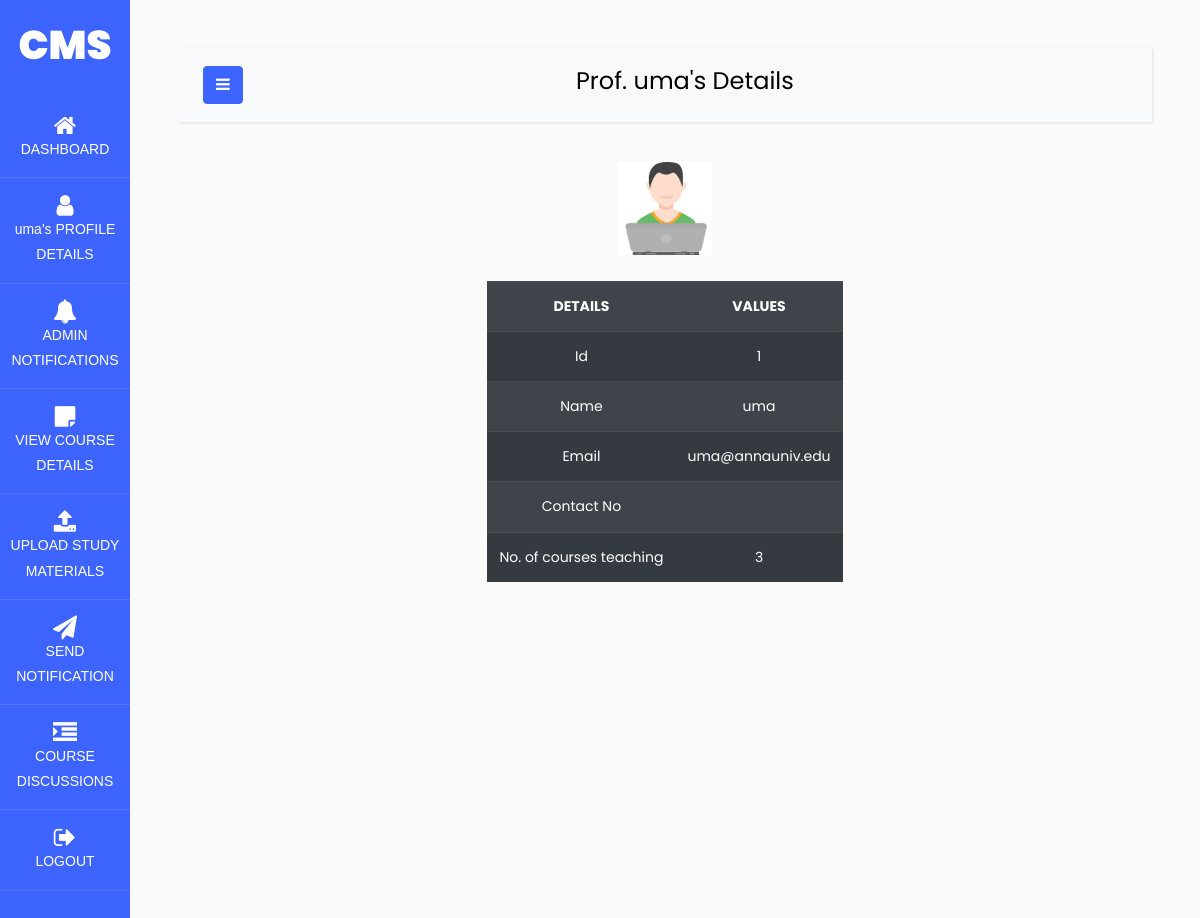
/professor/professor_profile_details.php (signed in), run on the app's committed database.
### tables this page shows
CREATE TABLE `prof_details` (
  `profno` bigint(20) UNSIGNED NOT NULL,
  `name` varchar(30) NOT NULL,
  `password` varchar(20) NOT NULL,
  `email` varchar(30) DEFAULT NULL,
  `contactno` bigint(20) DEFAULT NULL
);

### professor/professor_profile_details.php (the view, shortened to what this page needs)
<?php
require '../dbconfig/config.php';
?>
<!DOCTYPE html>
<html>
<head>
    <link rel="stylesheet" href="https://stackpath.bootstrapcdn.com/bootstrap/4.3.1/css/bootstrap.min.css">
    <link rel="stylesheet" href="https://maxcdn.bootstrapcdn.com/font-awesome/4.7.0/css/font-awesome.min.css">
    <link rel="stylesheet" href="../dash_style/style.css">
</head>
<body>
<div class="wrapper d-flex align-items-stretch">
<nav id="sidebar" class="active">
      <h1><a href="#" class="logo">CMS</a></h1>
        <ul class="list-unstyled components mb-5">
         <li class="active">
           <a href="profdash.php"><span class="fa fa-home"></span>DASHBOARD</a>
         </li>
      <li>
           <a href="professor_profile_details.php"><span class="fa fa-user"></span><?php  echo $_SESSION['pname']?>'s PROFILE DETAILS</a>
         </li>
         <li>
           <a href="adtoprofnotifications.php"><span class="fa fa-bell"></span>ADMIN NOTIFICATIONS</a>
         </li>
         <li>
           <a href="course_details.php#navStudentDetails" onclick='show_course_details()'><span class="fa fa-sticky-note"></span>VIEW COURSE DETAILS</a>
         </li>
     <li>
           <a href="course_details.php#navCourseMaterials" onclick='show_course_materials()'><span class="fa fa-upload"></span>UPLOAD STUDY MATERIALS</a>
         </li>
     <li>
           <a href="course_details.php#navCourseNotifications" onclick='show_course_notifications()'><span class="fa fa-paper-plane"></span> SEND NOTIFICATION</a>
         </li>
         <li>
           <a href="course_details.php#navCourseDiscussion" onclick='show_course_discussion()'><span class="fa fa-indent"></span>COURSE DISCUSSIONS</a>
         </li>
         <li>
           <a href="log_out.php"><span class="fa fa-sign-out"></span>LOGOUT</a>
         </li>
        </ul>
     </nav>
      <div id="content" class="p-4 p-md-5">
        <nav class="navbar navbar-expand-lg navbar-light bg-light">
          <div class="container-fluid">
            <button type="button" id="sidebarCollapse" class="btn btn-primary">
              <i class="fa fa-bars"></i>
            </button>
            <div class='mx-auto text-center'>
                <h4>Prof. <?php echo $_SESSION['pname'];?>'s Details</h4>
            </div>
            </div>
        </nav>
        <div class="container-fluid p-0 text-center">
	    <div class="container text-center" id="box">
        <img src="../images/software-engineer-vector-6122111.jpg" style="width:10%;"></br></br>
      <?php
 $sql="select * from prof_details where profno={$_SESSION['pid']}";
      $query_run=mysqli_query($con,$sql);
  if($query_run->num_rows >0)
  {
              while($row=$query_run->fetch_assoc())
              {
              ?>
            <div class="row justify-content-center">
          <div class="col-auto">
          <div style="overflow-x:auto;">
      <table class="table table-responsive table-dark table-striped">
              <tr>
                <th>DETAILS</th>
                <th>VALUES</th>
              </tr>
              <tr>
              <td>Id</td>
              <td><?php echo $row['profno']; ?></td>
            </tr>
              <tr>
              <td>Name</td>
              <td><?php echo $row['name']; ?></td>
            </tr>
            <tr>
              <td>Email</td>
              <td><?php echo $row['email']; ?></td>
            </tr>
            <tr>
              <td>Contact No</td>
              <td><?php echo $row['contact no']; ?></td>
            </tr>
           <?php
          }
  }
?>
<?php
 $sql="select * from course_details where profno={$_SESSION['pid']}";
 $query_run=mysqli_query($con,$sql);
if($query_run->num_rows >0)
{
?>
        <tr>
          <td>No. of courses teaching</td>
          <td><?php echo $query_run->num_rows; ?></td>
        </tr>
        </table>
        </div>
      </div>
    </div>
<?php
}?>
</div>
</div>
    </div>
    </div>
</body>
</html>

### data on the page
prof_details: profno "1", name "uma", email "uma@annauniv.edu"

### other printed values
$_SESSION['pname'] "uma"
$query_run->num_rows "3"
